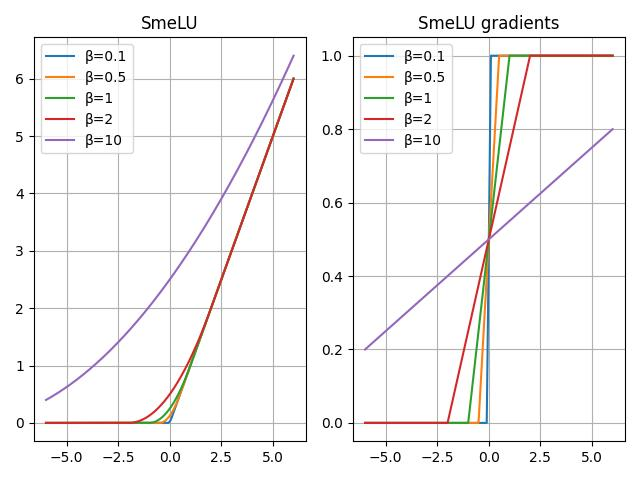

Reproduce this figure in Python.
import matplotlib.pyplot as plt
import tensorflow as tf

from smelu import smelu


def main():
    x = tf.linspace(-6, 6, 1000)
    
    fig, axs = plt.subplots(1, 2)
    for beta in [0.1, 0.5, 1, 2, 10]:
        # Gradients
        with tf.GradientTape() as tape:
            tape.watch(x)
            y = smelu(x, beta=beta)  # dy = SmeLU(x) dx
            dy_dx = tape.gradient(y, x)
        
        axs[0].plot(x, y, label=f"β={beta}")
        axs[1].plot(x, dy_dx, label=f"β={beta}")
    
    axs[0].legend()
    axs[0].set_title("SmeLU")
    axs[0].grid()
    axs[1].legend()
    axs[1].set_title("SmeLU gradients")
    axs[1].grid()
    plt.tight_layout()
    # plt.savefig("example.jpg")
    plt.show()


if __name__ == '__main__':
    main()
